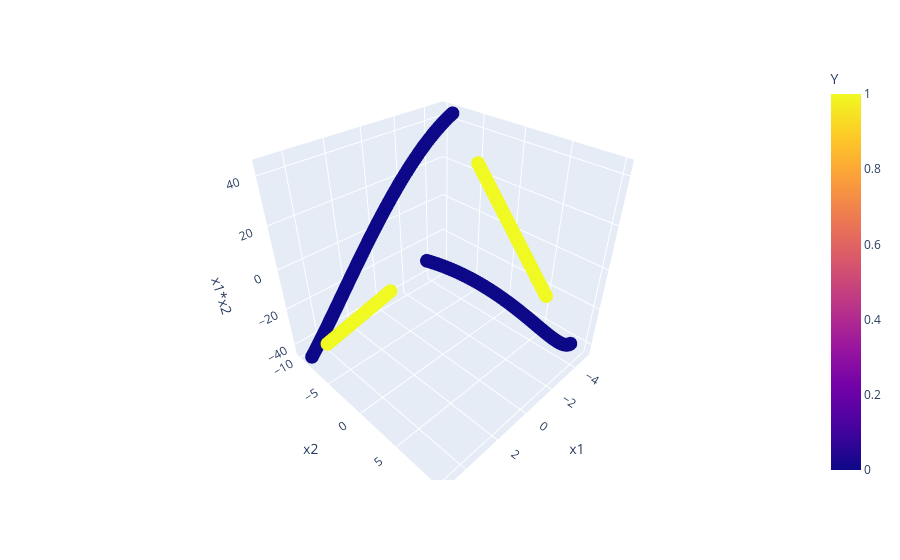

Write notebook code for a chart like this one.
### Code cell
fig=px.scatter_3d(df,x='x1',y='x2',z='x1*x2',color='Y')
fig.show()

### Figure 1 — Plotly figure (JSON) as saved in the notebook; plotly's stock layout.template omitted (floating-point values rounded to 4 significant figures; data arrays with more than 128 entries replaced by an {"elided": "..."} marker saying what was removed)
{"data": [{"hovertemplate": "x1=%{x}<br>x2=%{y}<br>x1*x2=%{z}<br>Y=%{marker.color}<extra></extra>", "legendgroup": "", "marker": {"color": {"elided": "400 int values"}, "coloraxis": "coloraxis", "symbol": "circle"}, "mode": "markers", "name": "", "scene": "scene", "showlegend": false, "type": "scatter3d", "x": {"elided": "400 float values"}, "y": {"elided": "400 float values"}, "z": {"elided": "400 float values"}}], "layout": {"coloraxis": {"colorbar": {"title": {"text": "Y"}}, "colorscale": [[0, "#0d0887"], [0.1111, "#46039f"], [0.2222, "#7201a8"], [0.3333, "#9c179e"], [0.4444, "#bd3786"], [0.5556, "#d8576b"], [0.6667, "#ed7953"], [0.7778, "#fb9f3a"], [0.8889, "#fdca26"], [1, "#f0f921"]]}, "legend": {"tracegroupgap": 0}, "margin": {"t": 60}, "scene": {"domain": {"x": [0, 1], "y": [0, 1]}, "xaxis": {"title": {"text": "x1"}}, "yaxis": {"title": {"text": "x2"}}, "zaxis": {"title": {"text": "x1*x2"}}}}}
